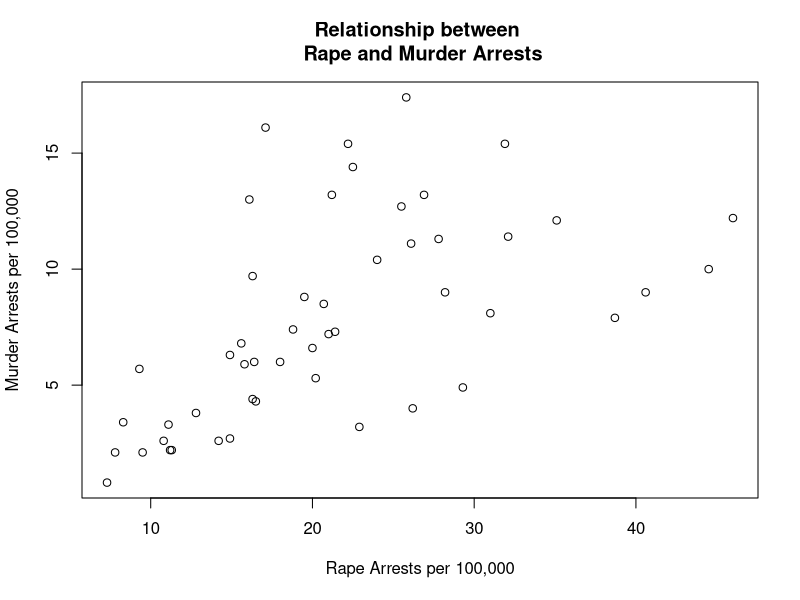
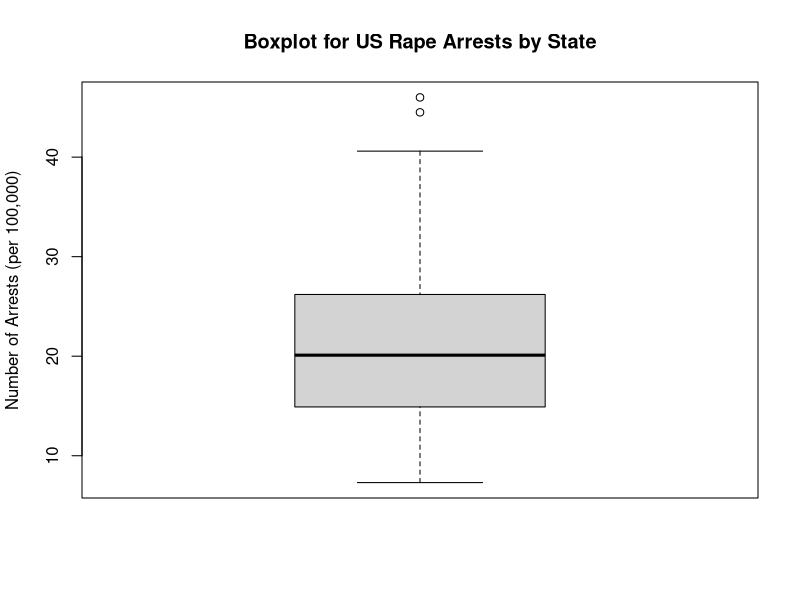
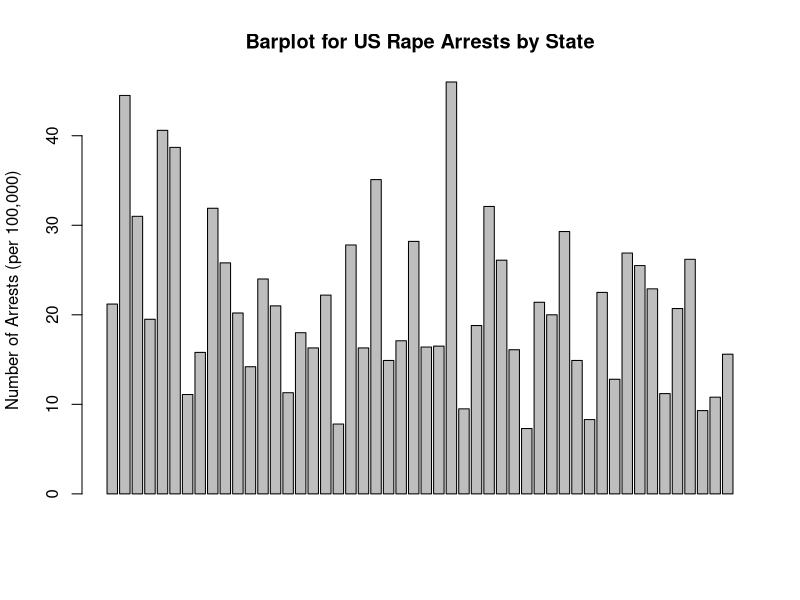
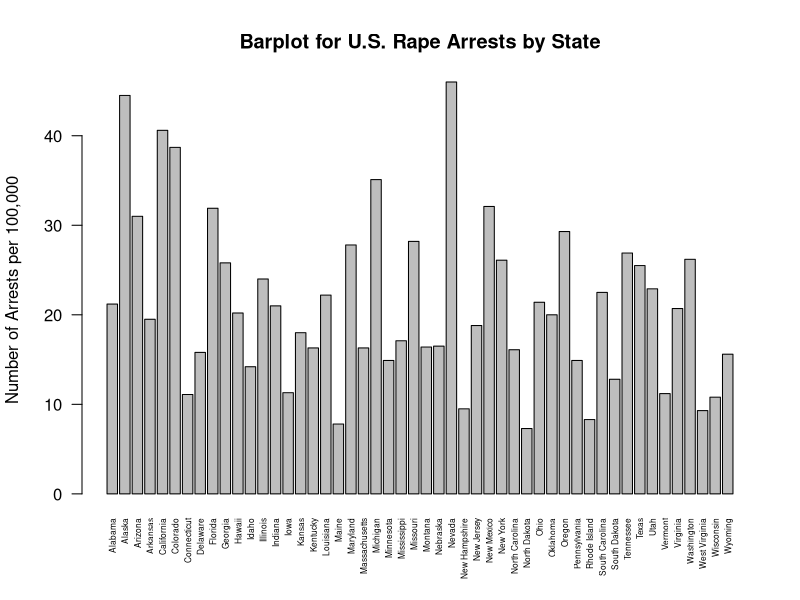
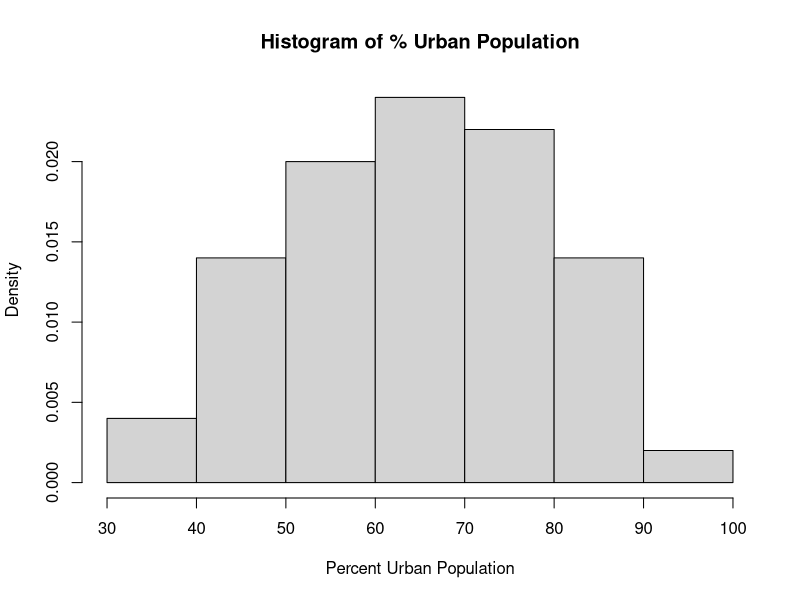
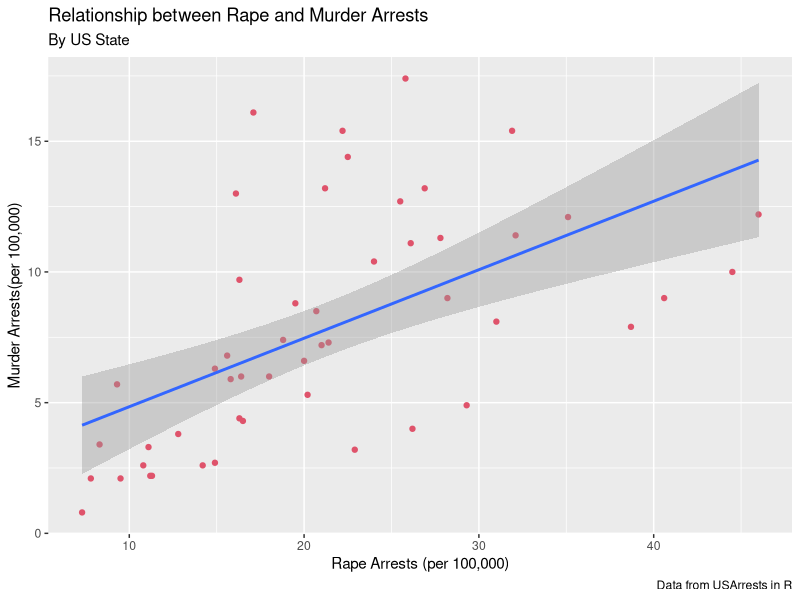
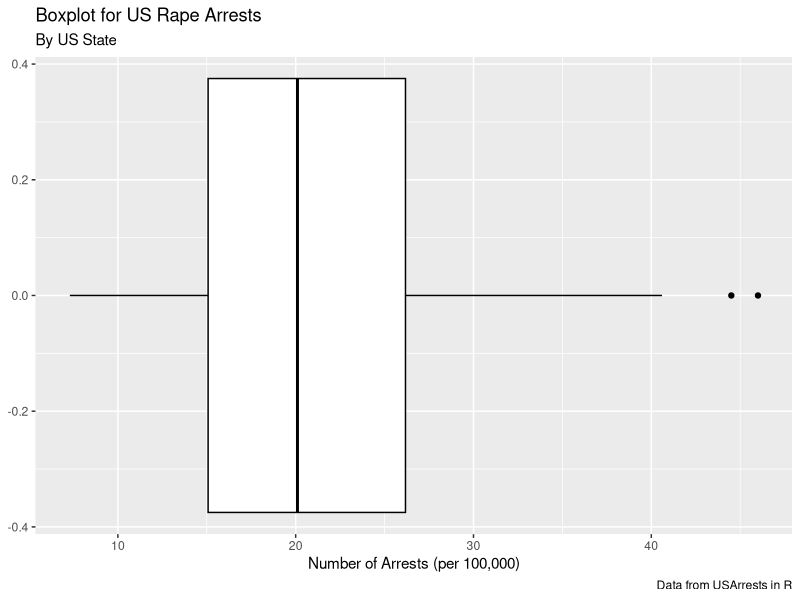
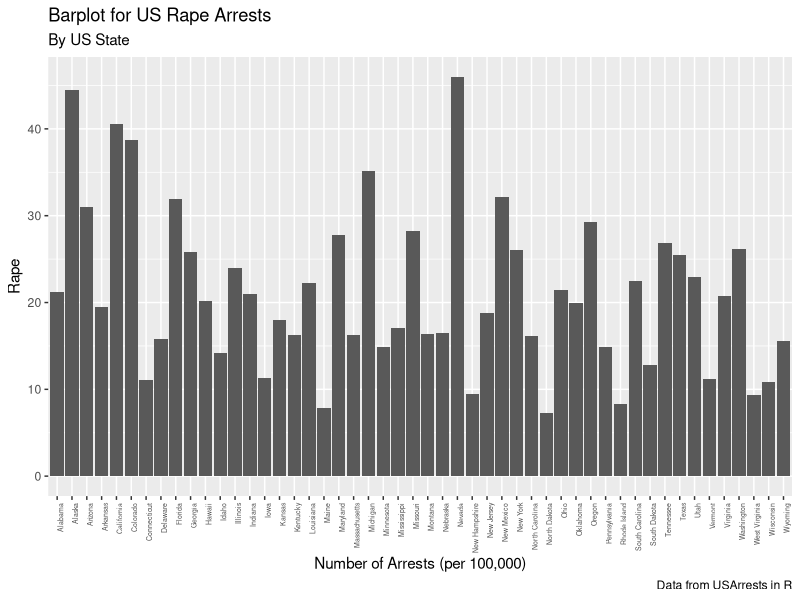

Source code (R) for these figures, in order:
library(dplyr)
library(tidyverse)
library(ggplot2)

USArrests



          ####   BASE R   ####

#Scatterplot for Rape arrests vs Murder Arrests
plot(USArrests$Rape, USArrests$Murder, 
     main = "Relationship between \n Rape and Murder Arrests",
     xlab = "Rape Arrests per 100,000", ylab = "Murder Arrests per 100,000")

#Boxplot for Rape Arrests by State
boxplot(USArrests$Rape, main = "Boxplot for US Rape Arrests by State", 
        ylab = "Number of Arrests (per 100,000)")

#Barplot for Rape Arrests by State
barplot(USArrests$Rape, main = "Barplot for US Rape Arrests by State",
        ylab = "Number of Arrests (per 100,000)")

### ms: I would label the states for the above base R plot

barplot(USArrests$Rape,
        names = row.names(USArrests),
        main = "Barplot for U.S. Rape Arrests by State",
        ylab = "Number of Arrests per 100,000",
        las = 2,
        cex.names = 0.5
        )

###

#Histogram for % Urban Population
hist(USArrests$UrbanPop, main = "Histogram of % Urban Population",
     xlab = "Percent Urban Population", prob = TRUE)


      ####    GGPLOT    ####

#Scatterplot for Rape arrests vs Murder Arrests
ggplot(data=USArrests, aes(x=Rape, y = Murder)) +
  geom_point(col = 10) + geom_smooth(method = "lm") +
  labs(title = "Relationship between Rape and Murder Arrests", 
       y = "Murder Arrests(per 100,000)",
       x= "Rape Arrests (per 100,000)", 
       subtitle = "By US State", caption = "Data from USArrests in R")

#Boxplot for Rape Arrests by State
ggplot(data=USArrests, aes(x=Rape))+
  geom_boxplot(col = 1) + 
  labs(title = "Boxplot for US Rape Arrests", 
       subtitle = "By US State", caption = "Data from USArrests in R",
       x= "Number of Arrests (per 100,000)" )

#Barplot for Rape Arrests by State
ggplot(data=USArrests, aes(x = row.names(USArrests), y = Rape)) +
  geom_bar(stat= "Identity") +
  theme(axis.text.x= element_text(angle=90, hjust=1, size = 5)) +
  labs(title = "Barplot for US Rape Arrests", 
       subtitle = "By US State", caption = "Data from USArrests in R",
       x= "Number of Arrests (per 100,000)" )


#Histogram for % Urban Population
ggplot(data=USArrests, aes(x=UrbanPop)) +
  geom_histogram(color = "Black", fill = "lightblue", bins = 10)+
  labs(title = "Histogram For % Urban Population", 
       subtitle = "By US State", caption = "Data from USArrests in R",
       x= "Percent Urban Pppulation" )
  

